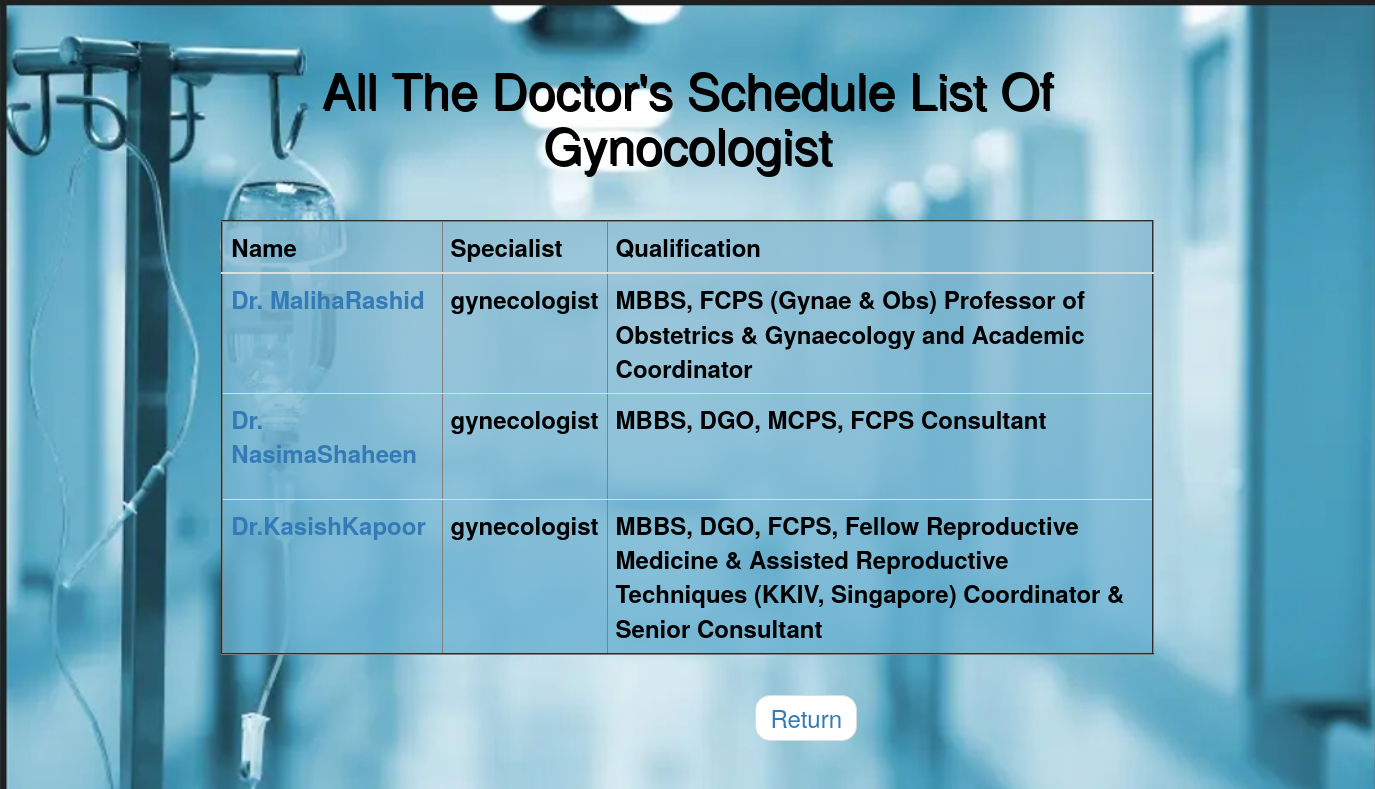
The app's page /doclist/gynecologist.php with its own data.
### tables this page shows
CREATE TABLE `doctor` (
  `id` int(100) NOT NULL,
  `f_name` varchar(500) NOT NULL,
  `l_name` varchar(500) NOT NULL,
  `email` varchar(500) NOT NULL,
  `contact` varchar(500) NOT NULL,
  `specialist` varchar(500) NOT NULL,
  `qualification` varchar(500) NOT NULL,
  `DOB` date NOT NULL,
  `gender` varchar(500) NOT NULL,
  `bmdc_reg_num` int(11) NOT NULL,
  `address` text NOT NULL,
  `pswd` varchar(500) NOT NULL,
  `date` date NOT NULL,
  `permission` varchar(500) NOT NULL
);

### doclist/gynecologist.php (the view, shortened to what this page needs)
<!DOCTYPE html >
<html >
<head>
  <link rel="stylesheet" href="https://maxcdn.bootstrapcdn.com/bootstrap/3.3.7/css/bootstrap.min.css">
</head>
<body class="container-fluid">
<h1 class="text-monocase text-capitalize text-center text-dark">All The Doctor's Schedule List Of Gynocologist </h1>
<table border="2"
class="table table-hover table-light">
  <thead>
    <tr>
      <th scope="col" >Name</th>
      <th scope="col" >Specialist</th>
      <th scope="col">Qualification</th>
    </tr>
  </thead>
<?php
include("registration.php");
?><br/>
<?php
       $query = "SELECT *
                     FROM doctor inner join schedule on schedule.d_id=doctor.id   where permission='approved' AND specialist like'g%' OR permission='Added' AND specialist like'g%' ";
				   $run = mysqli_query($conn, $query);
				   while($row = mysqli_fetch_array($run))
				   {
						 echo  "<h3><tr><th><a href='detail.php?s_id={$row['s_id']}'>{$row['f_name']}{$row['l_name']}</a></h3>";
						   echo "<h3><th>". $row['specialist'] ." </th></h3>" ;
						   echo "<h3><th>". $row['qualification'] ." </th></tr></h3>";
				   }
			   ?></table>
<div class="container ">
<ul class="pager font-weight-bold text-monospace">
  <li class="return "><a href="../Our_doctors.php">Return </a></li>
</ul></div>
</body>
</html>

### doclist/gynecologist.php (style rules this page uses)
h1 { font-size:50px; text-align:center; padding-top:20px; color:black; font-style:inherit; text-shadow: 2px 2px black; }
li { font-size:24px; }
ul { font-size:28px; color:black }
th { color:black; font-size: 24px; }
body { margin:0; padding:0; width:100%; height:100vh; background-image:url(patient-bg.png); background-size:cover; }
table { width: 70%; height:8px; border-radius: 6px; background: linear-gradient(rgba(134, 185, 209, 0.8), rgba(103, 176, 209, 0.8)) center center; }
.container-fluid { width: 70%; height:12%; margin-top: 20px; }

### records on screen
doctor: f_name "Dr. Maliha", l_name "Rashid", specialist "gynecologist", qualification "MBBS, FCPS (Gynae & Obs) Professor of Obstetrics & Gynaecology and Academic Coordinator"
doctor: f_name "Dr. Nasima", l_name "Shaheen", specialist "gynecologist", qualification "MBBS, DGO, MCPS, FCPS Consultant"
doctor: f_name "Dr.Kasish", l_name "Kapoor", specialist "gynecologist", qualification "MBBS, DGO, FCPS, Fellow Reproductive Medicine & Assisted Reproductive Techniques (KKIV, Singapore) Coordinator & Senior Consultant"
